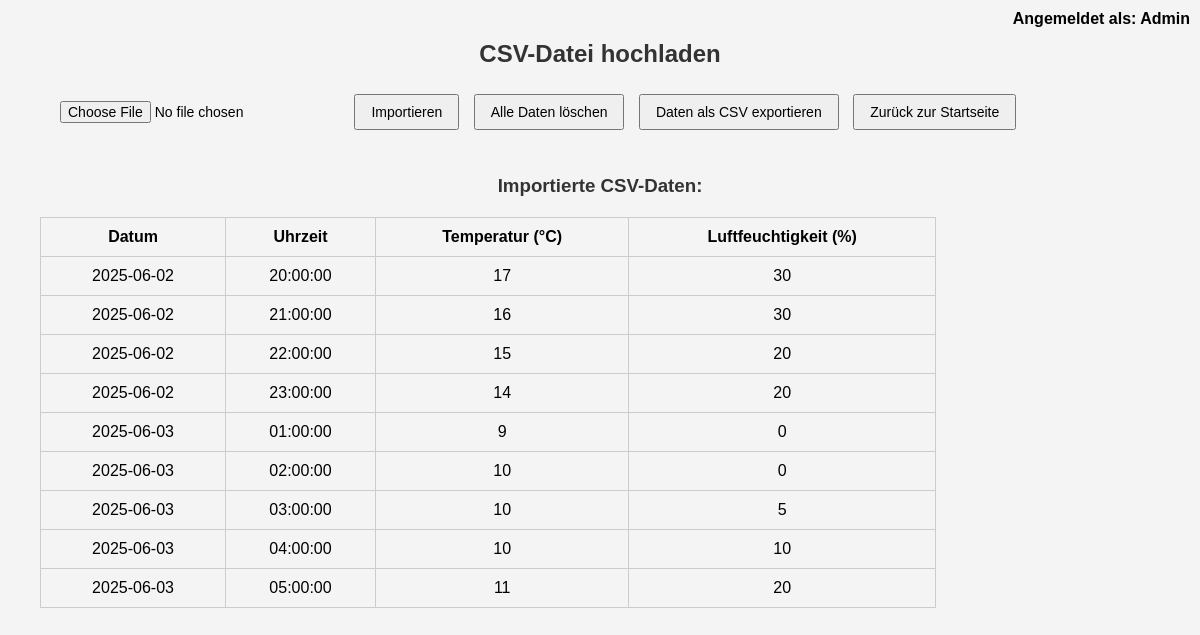
/PHPProject/actions/import_csv.php (signed in), run on the app's committed database.
### tables this page shows
CREATE TABLE `users` (
  `id` int(11) NOT NULL,
  `user_name` varchar(128) NOT NULL,
  `password` varchar(255) NOT NULL,
  `is_admin` tinyint(1) DEFAULT 0
);

CREATE TABLE `temperature` (
  `id` int(11) NOT NULL,
  `date` date NOT NULL,
  `time` time NOT NULL,
  `temperature` int(11) NOT NULL,
  `humidity` int(11) NOT NULL,
  `user_id` int(11) NOT NULL
);

### PHPProject/actions/import_csv.php (the view, shortened to what this page needs)
<?php
require_once __DIR__ . "/../db/database.php";
$user_id = $_SESSION['user_id'];
$username = "Unbekannt";
$stmtUser = $conn->prepare("SELECT user_name FROM users WHERE id = ?");
$stmtUser->bind_param("i", $user_id);
$stmtUser->execute();
$resultUser = $stmtUser->get_result();
if ($resultUser && $rowUser = $resultUser->fetch_assoc()) {
    $username = htmlspecialchars($rowUser['user_name']);
}
?>
<!DOCTYPE html>
<html lang="de">
<head>
    <link rel="stylesheet" href="../style.css">
</head>
<body>
<div style="position: fixed; top: 10px; right: 10px; font-weight: bold;">
    Angemeldet als: <?= $username ?>
</div>
<h2>CSV-Datei hochladen</h2>
<div class="button-group">
    <form method="POST" enctype="multipart/form-data">
        <input type="file" name="csv_file" accept=".csv" required>
        <input type="submit" name="submit" value="Importieren">
        <input type="submit" name="delete" value="Alle Daten löschen" onclick="return confirm('Wirklich alle Daten löschen?');">
    </form>
    <form action="export_csv.php" method="get">
        <input type="submit" value="Daten als CSV exportieren">
    </form>
    <form action="http://localhost/PHP-Project/PHPProject/home.php" method="get">
        <input type="submit" value="Zurück zur Startseite">
    </form>
</div>
<?php
$stmt = $conn->prepare("SELECT date, time, temperature, humidity FROM temperature WHERE user_id = ? ORDER BY date ASC, time ASC");
$stmt->bind_param("i", $user_id);
$stmt->execute();
$result = $stmt->get_result();
if ($result && $result->num_rows > 0) {
    echo "<h3>Importierte CSV-Daten:</h3>";
    echo "<table>";
    echo "<tr><th>Datum</th><th>Uhrzeit</th><th>Temperatur (°C)</th><th>Luftfeuchtigkeit (%)</th></tr>";
    while ($row = $result->fetch_assoc()) {
        echo "<tr>";
        echo "<td>" . htmlspecialchars($row['date']) . "</td>";
        echo "<td>" . htmlspecialchars($row['time']) . "</td>";
        echo "<td>" . htmlspecialchars($row['temperature']) . "</td>";
        echo "<td>" . htmlspecialchars($row['humidity']) . "</td>";
        echo "</tr>";
    }
    echo "</table>";
} else {
    echo "<p>Keine Daten vorhanden.</p>";
}
?>
</body>
</html>

### PHPProject/style.css (style rules this page uses)
* { box-sizing: border-box; }
:root { --primary-color: #007bff; --success-color: #28a745; --danger-color: #dc3545; --text-dark: #333; --background-light: #f4f4f4; }
body { font-family: Arial, sans-serif; background: var(--background-light); margin: 40px; }
h1, h2, h3 { color: var(--text-dark); text-align: center; }
input[type="submit"], input[type="file"] { padding: 8px 15px; margin: 5px; font-size: 14px; }
body { font-family: Arial, sans-serif; margin: 40px; }
h2, h3 { color: #333; }
form { margin-bottom: 20px; }
table { border-collapse: collapse; margin-top: 20px; width: 80%; }
table, th, td { border: 1px solid #ccc; }
th, td { padding: 10px; text-align: center; }
.button-group form { display: inline-block; }

### data on the page
users: user_name "Admin"
temperature: date "2025-06-02", time "20:00:00", temperature "17", humidity "30"
temperature: date "2025-06-02", time "21:00:00", temperature "16", humidity "30"
temperature: date "2025-06-02", time "22:00:00", temperature "15", humidity "20"
temperature: date "2025-06-02", time "23:00:00", temperature "14", humidity "20"
temperature: date "2025-06-03", time "01:00:00", temperature "9", humidity "0"
temperature: date "2025-06-03", time "02:00:00", temperature "10", humidity "0"
temperature: date "2025-06-03", time "03:00:00", temperature "10", humidity "5"
temperature: date "2025-06-03", time "04:00:00", temperature "10", humidity "10"
temperature: date "2025-06-03", time "05:00:00", temperature "11", humidity "20"
